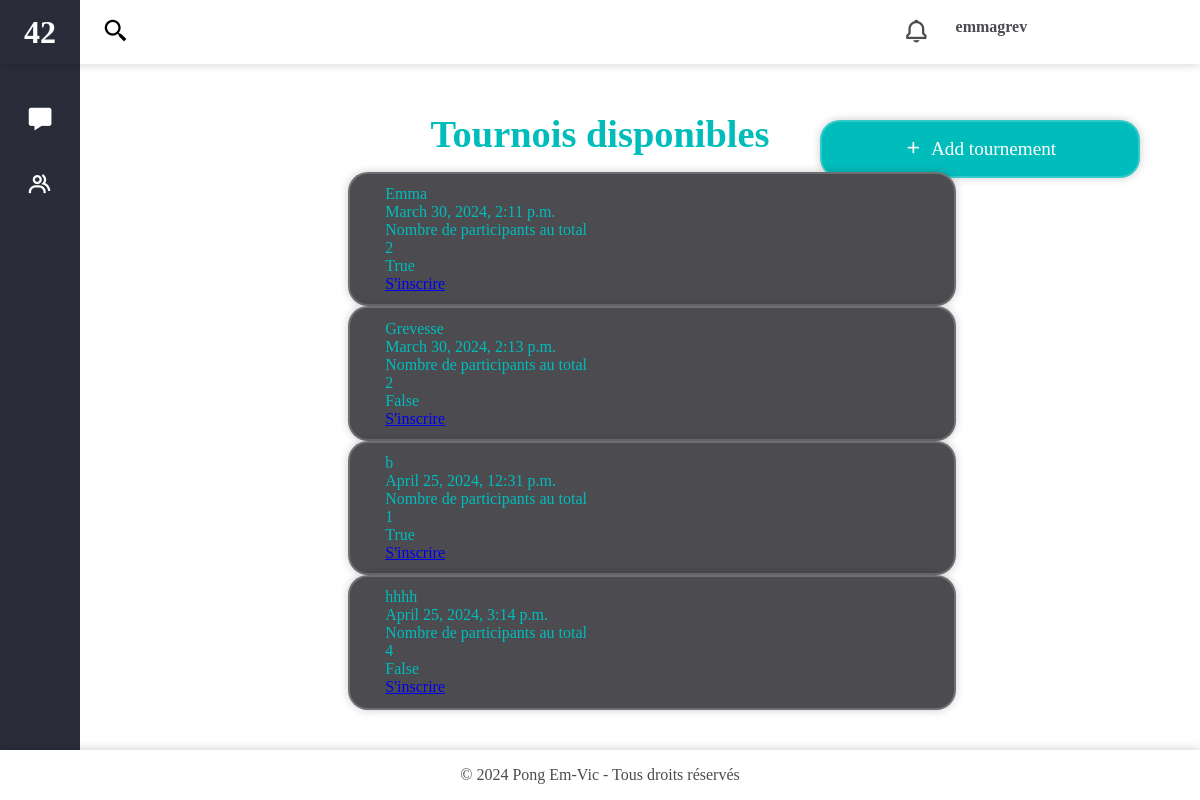
Screenshot of /tournament/tournement/ with the database file from the repository.
### pong/models.py (models this page shows, shortened)
class UserCustom(models.Model):
    user = models.OneToOneField(User, on_delete=models.CASCADE)

### tournament/models.py (models this page shows, shortened)
class Tournement(models.Model):
	name = models.CharField(max_length=30, blank=True, null=True)
	start = models.DateTimeField()
	end = models.DateTimeField()
	players = models.ManyToManyField(UserCustom, related_name='enrolled_tournaments', blank=True)
	number_of_teams = models.IntegerField()
	full = models.BooleanField(default=False)
	def get_absolute_url(self):
		return f"/tournament/tournement/{self.id}/"

### tournament/views.py (the view)
# urls.py: path('tournement/', views.tournement, name='tournement'),
def tournement(request):
	user = User.objects.get(username="emmagrev")
	user_c = UserCustom.objects.get(user=user)
	users = UserCustom.objects.all()
	try:
		tournements = Tournement.objects.all()
	except ObjectDoesNotExist:
		tournements = None
	return render(request,'tournement.html', {'tournements' : tournements, 'user':user_c, 'users': users})

### tournament/templates/tournement.html (shortened to what this page needs)
{% extends "base/base.html" %}
   {% block content %}
   {% load static %}
   <link rel="stylesheet"  href="{% static 'css/tournement.css' %}">
   <link href='https://unpkg.com/boxicons@2.1.4/css/boxicons.min.css' rel='stylesheet'>
   <div class="add-event">
		<i id="add-event" class='bx bx-plus'></i>
		<p>Add tournement</p>
	</div>
   {% if tournements %}
	<div class="available-tour">
		<h1>Tournois disponibles</h1>
		{% for i in tournements %}
			<div class="tournois-info">
				<p> {{ i.name }} </p>
				<p> {{ i.start }} </p>
				<p> Nombre de participants au total </p>
				<p> {{ i.number_of_teams }} </p>
				<p> {{ i.full }} </p>
				<a href="{{ i.get_absolute_url }}">S'inscrire</a>
			</div>
		{% endfor %}
	</div>
	{% endif %}
{% endblock %}

### pong/templates/base/base.html (shortened to what this page needs)
{% load static %}
<!DOCTYPE html>
<html lang="fr">
<head>
	{% load static %}
    <link rel="stylesheet"  href="{% static 'css/base/base.css' %}">
	<link href='https://unpkg.com/boxicons@2.1.4/css/boxicons.min.css' rel='stylesheet'>
	<link href='https://unpkg.com/boxicons@2.1.4/css/boxicons.min.css' rel='stylesheet'>
	<link href='https://unpkg.com/boxicons@2.1.4/css/boxicons.min.css' rel='stylesheet'>
	<link href='https://unpkg.com/boxicons@2.1.4/css/boxicons.min.css' rel='stylesheet'>
	<link href='https://unpkg.com/boxicons@2.1.4/css/boxicons.min.css' rel='stylesheet'>
</head>
<body>
	<header>
		<div class="logo">
			<h1>42</h1>
		</div>
		<div class="rest-header">
			<div class="icons">
				<i class='bx bx-search-alt-2' id="search-icon"></i>
			</div>
			<nav class="navbar">
				<ul>
					<a href="#notif">
						<i class='bx bx-bell' ></i>
					</a>
					<a href="#name"> {{ user.user.username }}</a>
				</ul>
			</nav>
	</div>
	</header>
		<nav class="navbar-left">
			<ul class="element">
				<li><a href="#" data-link>
					<i class='bx bxs-message'></i>
				</a></li>
				<li> <a href="{% url 'tournament:tournement' %}" data-link >
					<i class='bx bx-group'></i>
				</a></li>
				<li> <a href="#">
				</a></li>
				<li> <a href="#">
				</a></li>
			</ul>
		</nav>
			{% load static %}
			{% block content %}
			{% endblock %}
<footer>
	<p>© 2024 Pong Em-Vic - Tous droits réservés</p></footer>
</body>
</html>

### pong/static/css/base/base.css (style rules this page uses)
body, h1, h2, h3, p, ul, li, nav, section, footer { margin: 0; padding: 0; box-sizing: border-box; }
:root { --hover-color-text: rgb(0,189,187); --color-text: color: rgb(75,75,80); }
html { font-size: 100%; overflow-x: hidden; scroll-padding-top: 5rem; scroll-behavior: smooth; }
body { background-size: cover; background-position: center; background-attachment: fixed; overflow: auto; display: flex; flex-direction: column; min-height: 100vh; }
header { background: #fff; backdrop-filter: blur(20px); color: var(--color-text); box-shadow: 0 0 10px rgba(0, 0, 0, .2); display: flex; height: 4rem; top:0; left:0; right:0; z-index: 1000; }
header .rest-header { display: flex; width: 80%; padding-left: 1rem; align-items: center; justify-content: space-between; }
header .navbar { height: 100%; display: flex; align-items: center; justify-content: space-between; }
header .logo { height: 100%; width: 5rem; color: #fff; background: rgb(42,45,57); display: flex; justify-content: center; align-items: center; }
header .icons i { color: black; font-size: 1.7rem; margin-left: .4rem; }
.navbar { margin-left: 30%; }
.navbar a { margin: 0 .8rem; color: var(--color-text);; text-decoration: none; font-weight: bold; }
.navbar i { color: var(--color-text); font-size: 1.7rem; }
nav > ul > a { float: left; position: relative; list-style-type: none; gap: 1rem; }
.navbar-left { padding-top: 6rem; position: fixed; height: 100%; width: 5rem; background-color: rgb(42,45,57); overflow: auto; }
.navbar-left li { display: flex; align-items: center; justify-content: center; padding-bottom: 1rem; }
.navbar-left ul li a { display: block; color: white; padding: 10px; text-decoration: none; }
.navbar-left i { font-size: 1.7rem; }
footer { background: #fff; color: var(--color-text);; text-align: center; padding: 1em 0; flex-shrink: 0; margin-top: auto; z-index: 1000; box-shadow: 0 0 10px rgba(0, 0, 0, .2); }

### tournament/static/css/tournement.css (style rules this page uses)
* { margin: 0; padding: 0; box-sizing: border-box; }
:root { --hover-color-text: rgb(0,189,187); --color-text: rgb(75,75,80); }
.add-event { position: absolute; display: flex; top: 15%; right: 5%; width: 20rem; justify-content: center; text-align: center; background: var(--hover-color-text); border: 2px solid rgba(255, 255, 255, .2); backdrop-filter: blur(20px); border-radius: 20px; box-shadow: 0 0 10px rgba(0, 0, 0, .2); padding: 1rem 4%; gap: .5rem; font-size: 1.2rem; color: #fff; }
.available-tour { width: 50%; margin: auto; text-align: center; align-items: center; justify-content: center; margin-top: 2rem; background: transparent; padding: 1rem 4%; font-size: 1.2rem; color: var(--hover-color-text); }
.available-tour h1 { padding-bottom: 1rem; }
.available-tour .tournois-info { width: 38rem; text-align: left; background: var(--color-text); border: 2px solid rgba(255, 255, 255, .2); backdrop-filter: blur(20px); border-radius: 20px; box-shadow: 0 0 10px rgba(0, 0, 0, .2); padding: .7rem 7%; font-size: 1rem; gap: 1.7rem; color: var(--hover-color-text); }

### rows the page displays
UserCustom: user.username "emmagrev"
Tournement: name "Emma", start "March 30, 2024, 2:11 p.m.", number_of_teams "2", full "True"
Tournement: name "Grevesse", start "March 30, 2024, 2:13 p.m.", number_of_teams "2", full "False"
Tournement: name "b", start "April 25, 2024, 12:31 p.m.", number_of_teams "1", full "True"
Tournement: name "hhhh", start "April 25, 2024, 3:14 p.m.", number_of_teams "4", full "False"
